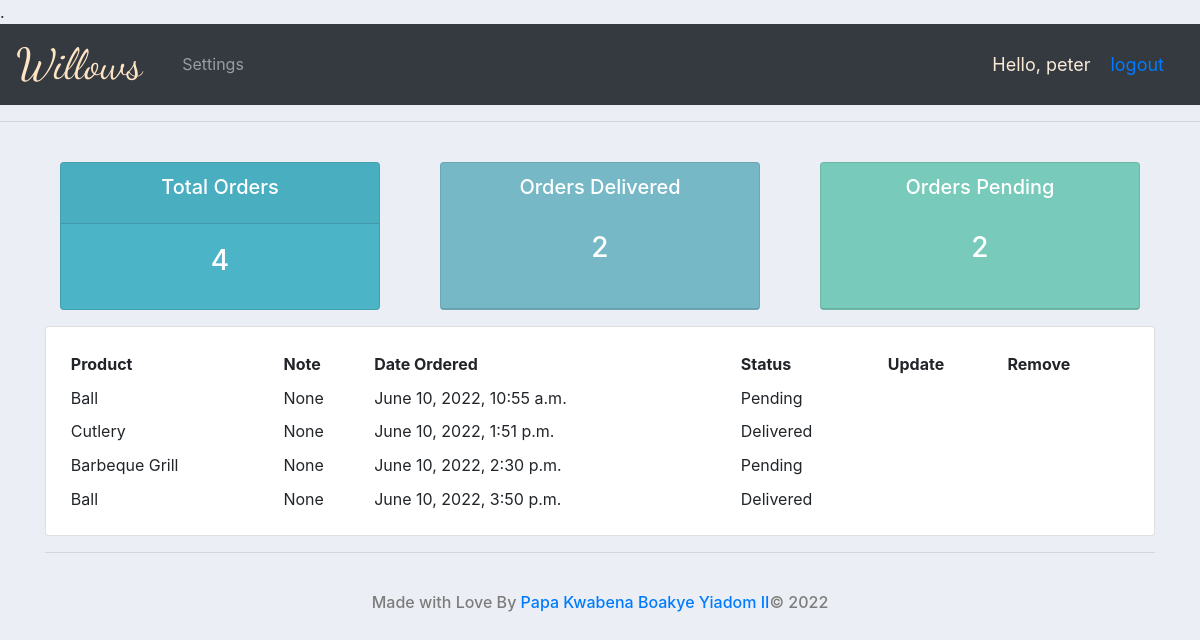
The page /user/ (signed in) on the database its author committed.
### accounts/models.py (models this page shows, shortened)
class Order(models.Model):
    STATUS = (
        ("Pending", "Pending"),
        ("Out For Delivery", "Out For Delivery"),
        ("Delivered", "Delivered")
    )
    customer = models.ForeignKey(Customer, null=True, on_delete=models.SET_NULL)
    product = models.ForeignKey(Product, null=True, on_delete = models.SET_NULL)
    date_created = models.DateTimeField(auto_now_add=True, null=True, blank=True)
    status = models.CharField(max_length=255, null=True, choices=STATUS)
    note = models.CharField(max_length=255, null=True, blank=True)

class Product(models.Model):
    CATEGORY = (
        ("Indoor", "Indoor"),
        ("Outdoor", "Outdoor")
    )
    name = models.CharField(max_length=255, null=True)
    price = models.FloatField(null=True)
    category = models.CharField(max_length=255, choices=CATEGORY)
    description = models.CharField(max_length=255, null=True, blank=True)
    date_created = models.DateField(auto_now_add=True, null=True)
    thumbnail = models.ImageField(default='gift.jpg')
    tag = models.ManyToManyField(Tag)
    def __str__(self):
        return str(self.name)

### accounts/decorators.py (the view)
        def wrapper_func(request, *args, **kwargs):
            group = None
            if request.user.groups.exists():
                group = request.user.groups.all()[0].name
            if group in allowed_roles:
                return view_func(request, *args, ** kwargs)
            else:
                return HttpResponse("<h1>You Are Not Authorized to view this page!</h1>")

### accounts/views.py (called while the page is built)
@login_required(login_url="login")
@allowed_users(allowed_roles=["customer", "admin"])
def userPage(request):
    orders = request.user.customer.order_set.all()
    total_orders = orders.count()
    delivered = orders.filter(status='Delivered').count()
    pending = orders.filter(status='Pending').count()
    context = {'orders': orders,
               "total_orders": total_orders,
               "delivered": delivered,
               "pending":pending}
    return render(request, "accounts/user.html", context)

### templates/accounts/user.html (shortened to what this page needs)
{% extends 'main.html' %}
{% block content %}
{% include 'accounts/status.html' %}
    <div class="row">
        <div class="col-md">
            <div class="card card-body">
                <table class="table-sm">
                    <tr>
                        <th>Product</th>
                        <th>Note</th>
                        <th>Date Ordered</th>
                        <th>Status</th>
                        <th>Update</th>
                        <th>Remove</th>
                    </tr>
                    {% for order in orders %}
                    <tr>
                        <td>{{order.product}}</td>
                        <td>{{order.note}}</td>
                        <td>{{order.date_created}}</td>
                        <td>{{order.status}}</td>
                    </tr>
                    {% endfor %}
                </table>
            </div>
        </div>
    </div>
{% endblock content %}

### templates/navbar.html (shortened to what this page needs)
{% load static %}
<nav class="navbar navbar-expand-lg navbar-dark bg-dark">
    <a style="font-family: 'Dancing Script', cursive; font-size: 2.7em; text-decoration: none; color: bisque; margin-right: 2rem;" href="{% url 'home' %}">Willows</a>
    <div class="collapse navbar-collapse" id="navbarNav">
        <ul class="navbar-nav">
            {% if request.user.is_staff %}
            <li class="nav-item active">
                <a class="nav-link" href="{% url 'home' %} ">Dashboard</a>
            </li>
            <li class="nav-item">
                <a class="nav-link" href="{% url 'products' %} ">Products</a>
            </li>
            {% else %}
             <li class="nav-item">
                <a class="nav-link" href="{% url 'account' %}">Settings</a>
            </li>
            {% endif %}
        </ul>
    </div>
    <span id="hello-msg">Hello, {{request.user.username}}</span>
    <span id="hello-msg"><a  href="{% url 'logout'%}">logout</a></span>
</nav>

### static/css/styles.css (style rules this page uses)
body { background-color: #ebeff5; }

### templates/navbar.html (style rules this page uses)
#hello-msg { font-size: 18px; color: antiquewhite; margin-right: 20px; }

### rows shown on the page
Order: product "Ball", note "None", date_created "June 10, 2022, 10:55 a.m.", status "Pending"
Order: product "Cutlery", note "None", date_created "June 10, 2022, 1:51 p.m.", status "Delivered"
Order: product "Barbeque Grill", note "None", date_created "June 10, 2022, 2:30 p.m.", status "Pending"
Order: product "Ball", note "None", date_created "June 10, 2022, 3:50 p.m.", status "Delivered"

### other values the page prints
{{ request.user.username }} "peter"
{{ total_orders }} "4"
{{ delivered }} "2"
{{ pending }} "2"
